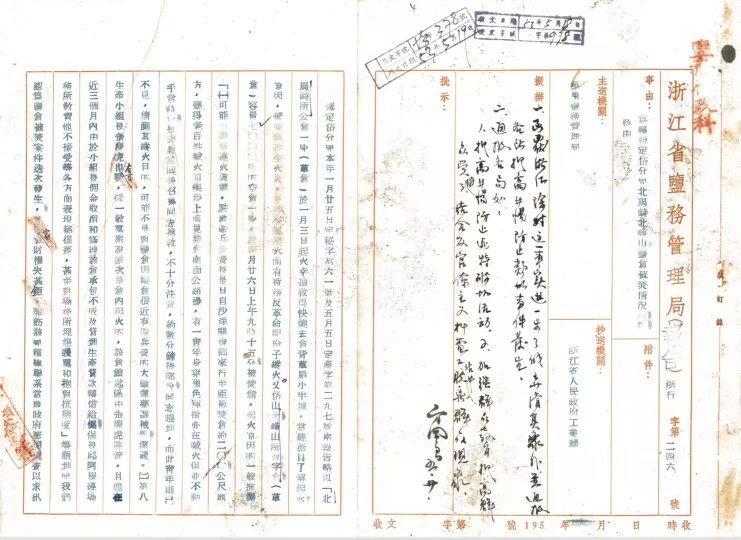
#> input picture 分离目标.jpg, 1481 x 1080 px (shown at 1/2 size)
$ python advanced_denoise.py '分离目标.jpg'
#> lines starting #> are read from the running program, lines starting #| are printed output that depends on the picture; after the words box and inside, x2 and y2 are one past the last pixel; in counts of white or black regions, pixels touching at a corner belong together
#!/usr/bin/env python3
"""
高级图像去噪 - 专门用于历史文书扫描件
通过多级形态学操作和连通组件特征分析，精确区分文字和污渍
"""
import cv2
import numpy as np
import sys
import os

# ==================== 可调参数 ====================
# 连通组件过滤参数
MIN_AREA = 30              # 最小面积（过小的是噪点）
MAX_AREA = 5000            # 最大面积（过大的是污渍块）
MIN_ASPECT_RATIO = 0.2     # 最小宽高比（过小是竖线）
MAX_ASPECT_RATIO = 5.0     # 最大宽高比（过大是横线）
MIN_COMPACTNESS = 0.15     # 最小紧凑度（area/bbox_area，过低是稀疏污渍）
MAX_CIRCULARITY = 0.85     # 最大圆形度（过高是圆形污点）

# 形态学操作参数
OPEN_KERNEL_SIZE = 2       # 开运算核大小（去噪）
CLOSE_KERNEL_SIZE = 2      # 闭运算核大小（连接笔画）

# 二值化参数
ADAPTIVE_BLOCK_SIZE = 15   # 自适应阈值块大小
ADAPTIVE_C = 8             # 自适应阈值常数
# ==================================================


def advanced_denoise(image_path: str):
    """
    高级去噪主函数
    """
#> called with image_path = '分离目标.jpg'
    print("=" * 70)
    print("高级图像去噪 - 历史文书专用")
    print("=" * 70)

    # 1. 读取图片
    print("\n[1/7] 读取图片...")
    img = cv2.imread(image_path)
#> img is the input picture: shape (1080, 1481, 3); mean B, G, R 238, 241, 242.5
    if img is None:
        raise ValueError(f"无法读取图像: {image_path}")

    gray = cv2.cvtColor(img, cv2.COLOR_BGR2GRAY)
    h, w = gray.shape
#> h = 1080; w = 1481
    print(f"图片尺寸: {w}x{h}")
#| 图片尺寸: 1481x1080

    # 2. 预处理增强
    print("\n[2/7] 图像增强...")
    # 形态学闭运算 - 填补小孔洞
    kernel_close_pre = cv2.getStructuringElement(cv2.MORPH_ELLIPSE, (3, 3))
    closed = cv2.morphologyEx(gray, cv2.MORPH_CLOSE, kernel_close_pre)

    # 双边滤波 - 保边去噪
    denoised = cv2.bilateralFilter(closed, 9, 75, 75)

    # CLAHE 对比度增强
    clahe = cv2.createCLAHE(clipLimit=2.0, tileGridSize=(8, 8))
    enhanced = clahe.apply(denoised)
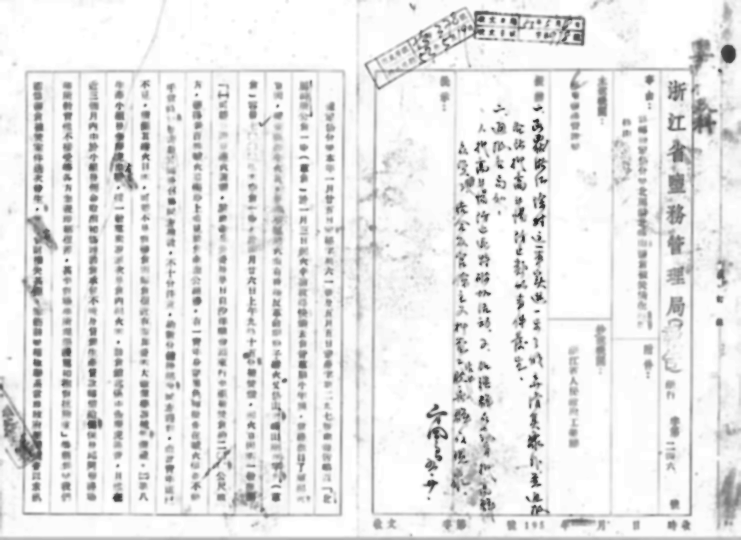
#> enhanced: shape (1080, 1481) (shown at 1/2 size); min 35, max 255, mean 231.8

    # 3. 自适应二值化
    print("\n[3/7] 自适应二值化...")
    binary = cv2.adaptiveThreshold(
        enhanced, 255,
        cv2.ADAPTIVE_THRESH_GAUSSIAN_C,
        cv2.THRESH_BINARY_INV,
        blockSize=ADAPTIVE_BLOCK_SIZE,
        C=ADAPTIVE_C
    )
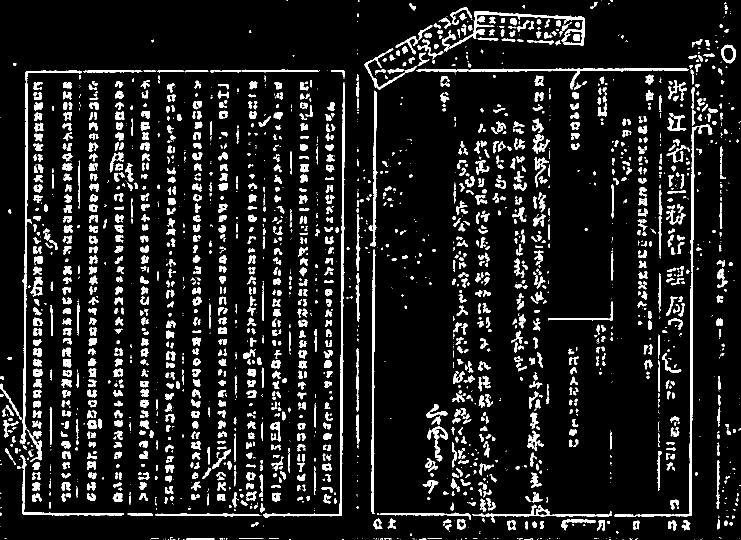
#> binary: shape (1080, 1481) (shown at 1/2 size); 10.5% white; 2322 white regions (918 under 20 px), largest, box (x1, y1, x2, y2) and area: (526, 165, 690, 1036) 4412, (1228, 248, 1425, 1033) 4395, (39, 141, 164, 889) 3567

    original_pixels = np.sum(binary > 0)
#> original_pixels = 167900
    print(f"二值化前景像素: {original_pixels:,}")
#| 二值化前景像素: 167,900

    # 4. 形态学开运算 - 去除小噪点
    print("\n[4/7] 形态学去噪...")
    kernel_open = cv2.getStructuringElement(
        cv2.MORPH_ELLIPSE,
        (OPEN_KERNEL_SIZE, OPEN_KERNEL_SIZE)
    )
    opened = cv2.morphologyEx(binary, cv2.MORPH_OPEN, kernel_open, iterations=1)
#> opened: shape (1080, 1481); 10.1% white; 1992 white regions (518 under 20 px), largest, box (x1, y1, x2, y2) and area: (527, 169, 691, 1037) 4399, (1346, 253, 1395, 1034) 3722, (40, 166, 65, 889) 3114

    # 5. 连通组件分析 + 特征过滤
    print("\n[5/7] 连通组件分析...")
    num_labels, labels, stats, centroids = cv2.connectedComponentsWithStats(
        opened, connectivity=8
    )
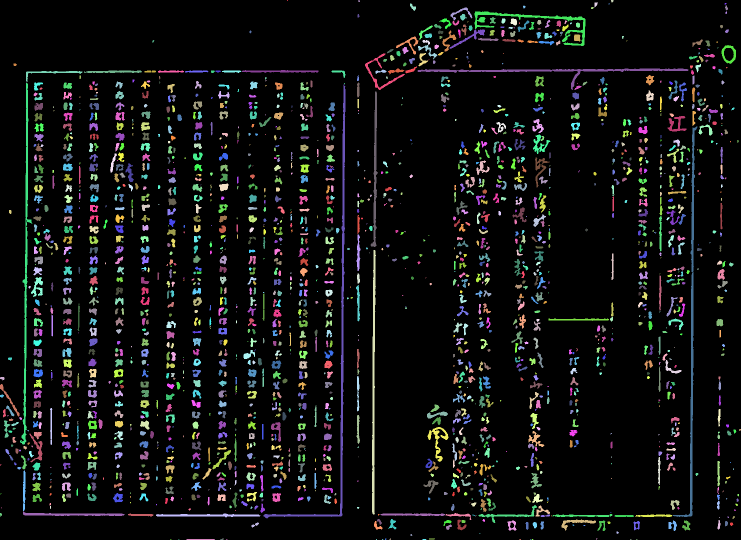
#> labels: shape (1080, 1481) int32 (shown at 1/2 size); 1993 distinct labels, from 0 to 1992; one colour per label, 0 black
#> num_labels = 1993; stats = 1993 rows, first 6: [0, 0, 1481, 1080, 1437352], [574, 0, 2, 2, 3], [717, 0, 3, 4, 9], [1222, 0, 5, 5, 20], [1189, 5, 7, 10, 45], [820, 7, 12, 15, 88]; centroids = 1993 pairs, first value 0.8 to 1479, second value 0.333 to 1078.5

    # 创建干净图像
    clean = np.zeros_like(binary)

    # 统计计数器
    removed_small = 0
    removed_large = 0
    removed_thin = 0
    removed_sparse = 0
    removed_circular = 0
    kept_count = 0

    # 遍历每个组件（跳过背景）
    for i in range(1, num_labels):
        x = stats[i, cv2.CC_STAT_LEFT]
        y = stats[i, cv2.CC_STAT_TOP]
        width = stats[i, cv2.CC_STAT_WIDTH]
        height = stats[i, cv2.CC_STAT_HEIGHT]
        area = stats[i, cv2.CC_STAT_AREA]

        # 过滤条件1: 面积过小（噪点）
        if area < MIN_AREA:
            removed_small += 1
            continue

        # 过滤条件2: 面积过大（污渍块）
        if area > MAX_AREA:
            removed_large += 1
            continue

        # 计算宽高比
        aspect_ratio = max(width, height) / max(min(width, height), 1)

        # 过滤条件3: 宽高比异常（细长线条）
        if aspect_ratio < MIN_ASPECT_RATIO or aspect_ratio > MAX_ASPECT_RATIO:
            removed_thin += 1
            continue

        # 计算紧凑度（实际面积 / 外接矩形面积）
        bbox_area = width * height
        compactness = area / bbox_area if bbox_area > 0 else 0

        # 过滤条件4: 紧凑度过低（稀疏污渍）
        if compactness < MIN_COMPACTNESS:
            removed_sparse += 1
            continue

        # 计算圆形度（用于过滤圆形污点）
        # 提取该组件的轮廓
        component_mask = (labels == i).astype(np.uint8) * 255
        contours, _ = cv2.findContours(
            component_mask, cv2.RETR_EXTERNAL, cv2.CHAIN_APPROX_SIMPLE
        )

        if contours:
            contour = contours[0]
            perimeter = cv2.arcLength(contour, True)
            # 圆形度: 4π*面积/周长²，圆形=1，不规则<1
            circularity = (4 * np.pi * area) / (perimeter * perimeter) if perimeter > 0 else 0

            # 过滤条件5: 圆形度过高（圆形污点）
            if circularity > MAX_CIRCULARITY:
                removed_circular += 1
                continue

        # 保留该区域
        clean[labels == i] = 255
        kept_count += 1
#> this loop made 1992 passes
#> (x, y, width, height, area, aspect_ratio, bbox_area, compactness) on passes 4, 5, 9, 10, 15, 16, 17, 18, 19, 20, 21, 22: (1189, 5, 7, 10, 45, 1.43, 70, 0.643), (820, 7, 12, 15, 88, 1.25, 180, 0.489), (1450, 11, 6, 10, 38, 1.67, 60, 0.633), (901, 15, 44, 26, 255, 1.69, 1144, 0.223), (920, 28, 14, 13, 108, 1.08, 182, 0.593), (980, 34, 12, 14, 99, 1.17, 168, 0.589), (879, 37, 24, 21, 173, 1.14, 504, 0.343), (1003, 37, 8, 10, 67, 1.25, 80, 0.838), (1021, 37, 13, 14, 141, 1.08, 182, 0.775), (905, 41, 14, 10, 76, 1.4, 140, 0.543), (1035, 41, 24, 23, 155, 1.04, 552, 0.281), (1074, 40, 9, 10, 62, 1.11, 90, 0.689)
#> (x, y, width, height, area, aspect_ratio, bbox_area, compactness) on pass 12: (949, 23, 222, 69, 2210, 3.22, 15318, 0.144)
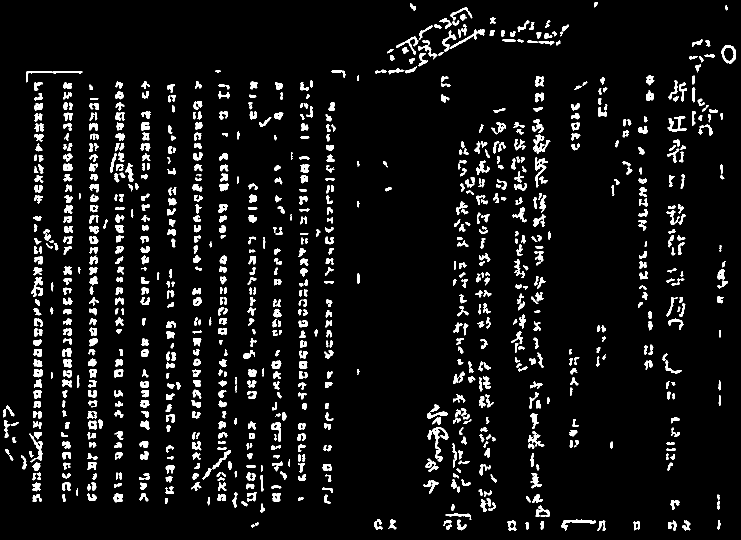
#> clean: shape (1080, 1481) (shown at 1/2 size); 6.7% white; 946 white regions, largest, box (x1, y1, x2, y2) and area: (855, 854, 897, 924) 782, (1066, 269, 1101, 308) 483, (1335, 232, 1373, 263) 476
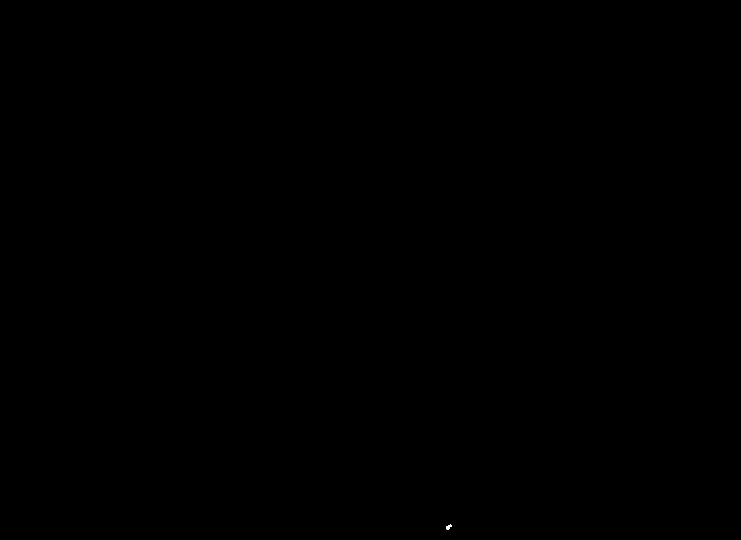
#> component_mask: shape (1080, 1481) (shown at 1/2 size); 0% white; 1 white region, box (x1, y1, x2, y2) and area: (892, 1049, 904, 1060) 71

    print(f"\n过滤统计:")
    print(f"  去除过小噪点: {removed_small} 个")
#|   去除过小噪点: 710 个
    print(f"  去除过大污渍块: {removed_large} 个")
#|   去除过大污渍块: 0 个
    print(f"  去除细长线条: {removed_thin} 个")
#|   去除细长线条: 69 个
    print(f"  去除稀疏污渍: {removed_sparse} 个")
#|   去除稀疏污渍: 4 个
    print(f"  去除圆形污点: {removed_circular} 个")
#|   去除圆形污点: 263 个
    print(f"  保留文字区域: {kept_count} 个")
#|   保留文字区域: 946 个

    # 6. 形态学闭运算 - 连接断裂笔画
    print("\n[6/7] 连接断裂笔画...")
    kernel_close = cv2.getStructuringElement(
        cv2.MORPH_ELLIPSE,
        (CLOSE_KERNEL_SIZE, CLOSE_KERNEL_SIZE)
    )
    final = cv2.morphologyEx(clean, cv2.MORPH_CLOSE, kernel_close, iterations=1)
#> final: shape (1080, 1481); 6.5% white; 915 white regions, largest, box (x1, y1, x2, y2) and area: (856, 855, 898, 924) 774, (886, 60, 971, 104) 756, (1067, 270, 1101, 309) 514

    final_pixels = np.sum(final > 0)
    removed_pixels = original_pixels - final_pixels
    removal_ratio = (removed_pixels / original_pixels * 100) if original_pixels > 0 else 0

    print(f"\n总体统计:")
    print(f"  原始前景像素: {original_pixels:,}")
#|   原始前景像素: 167,900
    print(f"  最终文字像素: {final_pixels:,}")
#|   最终文字像素: 104,751
    print(f"  去除像素数: {removed_pixels:,}")
#|   去除像素数: 63,149
    print(f"  去除比例: {removal_ratio:.2f}%")
#|   去除比例: 37.61%

    # 7. 保存结果
    print("\n[7/7] 保存结果...")
    # 固定输出到 results 目录
    output_dir = "results"
    os.makedirs(output_dir, exist_ok=True)
    base_name = os.path.splitext(os.path.basename(image_path))[0]

    # 保存去噪后的图片
    cv2.imwrite(os.path.join(output_dir, f"{base_name}_denoised.jpg"), final)

    # 保存对比图（红色=删除，绿色=保留）
    comparison = cv2.cvtColor(gray, cv2.COLOR_GRAY2BGR)
    comparison[binary > 0] = [100, 100, 100]  # 灰色显示原始前景
    comparison[final > 0] = [0, 255, 0]       # 绿色显示保留的文字
    removed_mask = cv2.subtract(binary, final)
#> removed_mask: shape (1080, 1481); 6.1% white; 3727 white regions (2367 under 20 px), largest, box (x1, y1, x2, y2) and area: (526, 165, 690, 1036) 4412, (1228, 248, 1417, 1033) 4193, (39, 141, 164, 889) 3359
    comparison[removed_mask > 0] = [0, 0, 255]  # 红色显示删除的噪点
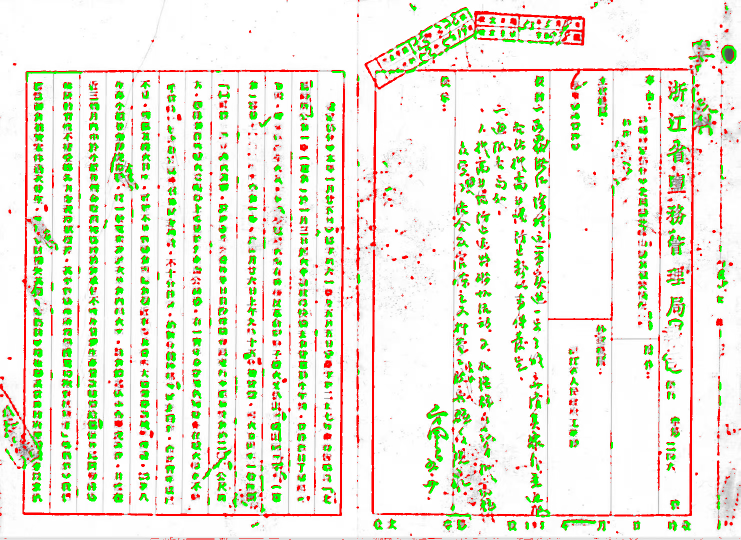
#> comparison: shape (1080, 1481, 3) (shown at 1/2 size); mean B, G, R 217.4, 234.1, 233
    cv2.imwrite(os.path.join(output_dir, f"{base_name}_denoise_comparison.jpg"), comparison)

    # 保存标注图（绿框标注保留的区域）
    annotated = img.copy()
    for i in range(1, num_labels):
        if np.any(labels == i):
            # 检查该区域是否被保留
            if np.sum(clean[labels == i]) > 0:
                x = stats[i, cv2.CC_STAT_LEFT]
                y = stats[i, cv2.CC_STAT_TOP]
                width = stats[i, cv2.CC_STAT_WIDTH]
                height = stats[i, cv2.CC_STAT_HEIGHT]
                cv2.rectangle(annotated, (x, y), (x+width, y+height), (0, 255, 0), 1)
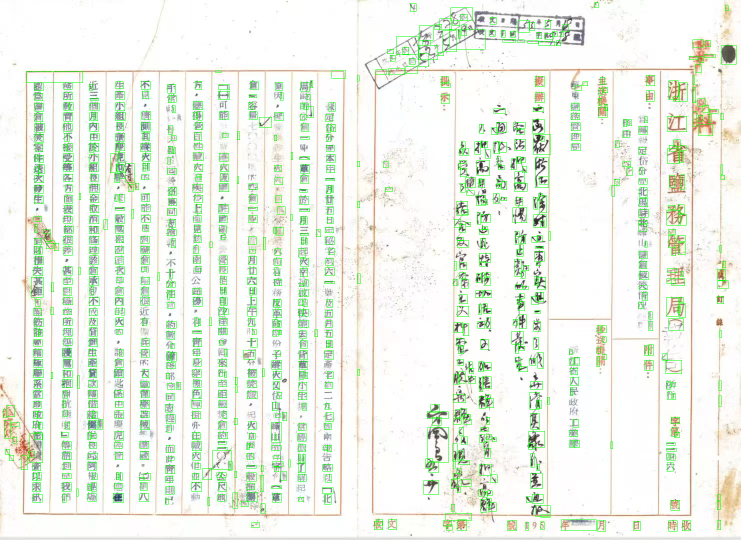
#> annotated: shape (1080, 1481, 3) (shown at 1/2 size); 3.39% of pixels changed, all inside (x1, y1, x2, y2) = (6, 5, 1473, 1063)
    cv2.imwrite(os.path.join(output_dir, f"{base_name}_denoise_annotated.jpg"), annotated)

    print("\n" + "=" * 70)
    print("去噪完成!")
    print(f"  去噪后图片: {output_dir}/{base_name}_denoised.jpg")
    print(f"  对比图（红=删除，绿=保留）: {output_dir}/{base_name}_denoise_comparison.jpg")
    print(f"  标注图: {output_dir}/{base_name}_denoise_annotated.jpg")
    print("=" * 70)

    return final


if __name__ == '__main__':
    if len(sys.argv) < 2:
        print("用法: python advanced_denoise.py <图片路径>")
        print("\n示例:")
        print("  python advanced_denoise.py 分离目标.jpg")
        print("\n可调参数（修改脚本顶部）:")
        print(f"  MIN_AREA = {MIN_AREA}")
        print(f"  MAX_AREA = {MAX_AREA}")
        print(f"  MIN_ASPECT_RATIO = {MIN_ASPECT_RATIO}")
        print(f"  MAX_ASPECT_RATIO = {MAX_ASPECT_RATIO}")
        print(f"  MIN_COMPACTNESS = {MIN_COMPACTNESS}")
        print(f"  MAX_CIRCULARITY = {MAX_CIRCULARITY}")
        sys.exit(1)

    image_path = sys.argv[1]
    advanced_denoise(image_path)
